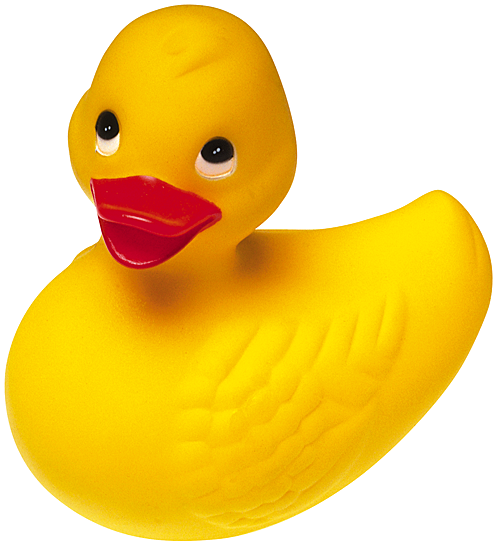
#> input picture 3. File headers/Ducky.bmp, 500 x 546 px
$ python vigenette.py
#> lines starting #> are read from the running program, lines starting #| are printed output that depends on the picture
#Import go here
import cv2
import numpy as np

#Reading the image and getting properties
img = cv2.imread('Ducky.bmp')
#> img is the input picture: shape (546, 500, 3); mean B, G, R 104.8, 207.9, 244.4
rows, cols = img.shape[:2]
#> rows = 546; cols = 500

# generating vignette mask using Gaussian kernels
kernel_x = cv2.getGaussianKernel(cols,200)
kernel_y = cv2.getGaussianKernel(rows,200)
#rowsXcols
kernel = kernel_y * kernel_x.T

#Normalizing the kernel
kernel = kernel/np.linalg.norm(kernel)

#Genrating a mask to image
mask = 255 * kernel
output = np.copy(img)

# applying the mask to each channel in the input image
for i in range(3):
	output[:,:,i] = output[:,:,i] * mask
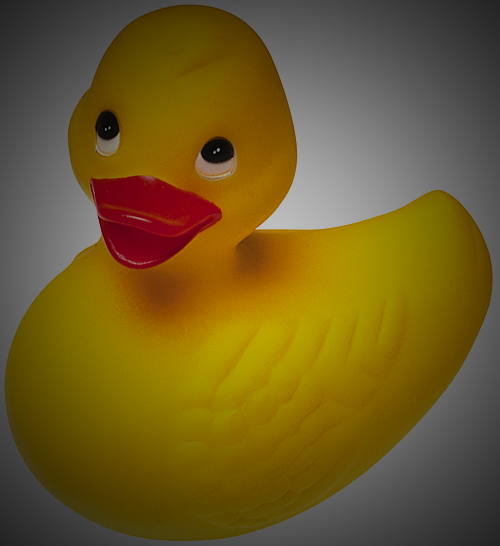
#> output: shape (546, 500, 3); mean B, G, R 37.2, 91, 111.3
cv2.imshow('Original', img)
cv2.imshow('Vignette', output)
cv2.waitKey(0)
